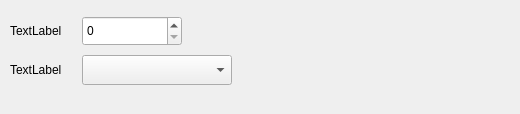
<?xml version="1.0" encoding="UTF-8"?>
<ui version="4.0">
 <class>C_FlaPropWidget</class>
 <widget class="QWidget" name="C_FlaPropWidget">
  <property name="geometry">
   <rect>
    <x>0</x>
    <y>0</y>
    <width>520</width>
    <height>114</height>
   </rect>
  </property>
  <property name="windowTitle">
   <string>C_FlaPropWidget</string>
  </property>
  <layout class="QVBoxLayout" name="verticalLayout">
   <property name="spacing">
    <number>0</number>
   </property>
   <property name="leftMargin">
    <number>0</number>
   </property>
   <property name="topMargin">
    <number>0</number>
   </property>
   <property name="rightMargin">
    <number>0</number>
   </property>
   <property name="bottomMargin">
    <number>0</number>
   </property>
   <item>
    <widget class="stw::opensyde_gui_elements::C_CamOgeWiSectionHeader" name="pc_WiTitle" native="true"/>
   </item>
   <item>
    <layout class="QHBoxLayout" name="horizontalLayout_2">
     <property name="leftMargin">
      <number>10</number>
     </property>
     <property name="topMargin">
      <number>10</number>
     </property>
     <property name="rightMargin">
      <number>0</number>
     </property>
     <item>
      <layout class="QGridLayout" name="gridLayout">
       <property name="topMargin">
        <number>6</number>
       </property>
       <property name="verticalSpacing">
        <number>9</number>
       </property>
       <item row="0" column="0">
        <widget class="stw::opensyde_gui_elements::C_OgeLabGenericNoPaddingNoMargins" name="pc_LabelNodeId">
         <property name="text">
          <string>TextLabel</string>
         </property>
        </widget>
       </item>
       <item row="1" column="2">
        <widget class="stw::opensyde_gui_elements::C_OgeCbxText" name="pc_CbxBitrate">
         <property name="minimumSize">
          <size>
           <width>150</width>
           <height>30</height>
          </size>
         </property>
         <property name="maximumSize">
          <size>
           <width>150</width>
           <height>30</height>
          </size>
         </property>
        </widget>
       </item>
       <item row="1" column="0">
        <widget class="stw::opensyde_gui_elements::C_OgeLabGenericNoPaddingNoMargins" name="pc_LabelBitrate">
         <property name="text">
          <string>TextLabel</string>
         </property>
        </widget>
       </item>
       <item row="0" column="1">
        <spacer name="horizontalSpacer">
         <property name="orientation">
          <enum>Qt::Horizontal</enum>
         </property>
         <property name="sizeType">
          <enum>QSizePolicy::Fixed</enum>
         </property>
         <property name="sizeHint" stdset="0">
          <size>
           <width>20</width>
           <height>0</height>
          </size>
         </property>
        </spacer>
       </item>
       <item row="0" column="2">
        <widget class="stw::opensyde_gui_elements::C_CamOgeSpxProperties" name="pc_SpxNodeId">
         <property name="minimumSize">
          <size>
           <width>100</width>
           <height>30</height>
          </size>
         </property>
         <property name="maximumSize">
          <size>
           <width>100</width>
           <height>30</height>
          </size>
         </property>
        </widget>
       </item>
      </layout>
     </item>
     <item>
      <spacer name="horizontalSpacer_2">
       <property name="orientation">
        <enum>Qt::Horizontal</enum>
       </property>
       <property name="sizeHint" stdset="0">
        <size>
         <width>40</width>
         <height>20</height>
        </size>
       </property>
      </spacer>
     </item>
    </layout>
   </item>
   <item>
    <spacer name="verticalSpacer">
     <property name="orientation">
      <enum>Qt::Vertical</enum>
     </property>
     <property name="sizeHint" stdset="0">
      <size>
       <width>20</width>
       <height>40</height>
      </size>
     </property>
    </spacer>
   </item>
  </layout>
 </widget>
 <customwidgets>
  <customwidget>
   <class>stw::opensyde_gui_elements::C_OgeLabGenericNoPaddingNoMargins</class>
   <extends>QLabel</extends>
   <header>C_OgeLabGenericNoPaddingNoMargins.hpp</header>
  </customwidget>
  <customwidget>
   <class>stw::opensyde_gui_elements::C_CamOgeWiSectionHeader</class>
   <extends>QWidget</extends>
   <header>C_CamOgeWiSectionHeader.hpp</header>
   <container>1</container>
  </customwidget>
  <customwidget>
   <class>stw::opensyde_gui_elements::C_OgeCbxText</class>
   <extends>QComboBox</extends>
   <header>C_OgeCbxText.hpp</header>
  </customwidget>
  <customwidget>
   <class>stw::opensyde_gui_elements::C_CamOgeSpxProperties</class>
   <extends>QSpinBox</extends>
   <header>C_CamOgeSpxProperties.hpp</header>
  </customwidget>
 </customwidgets>
 <resources/>
 <connections/>
</ui>
